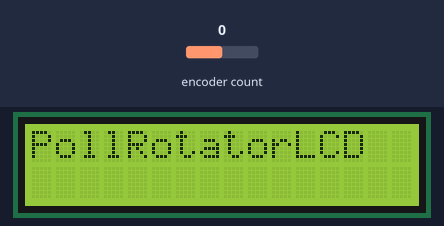
The sketch below on a simulated Arduino Uno, built with avr-gcc and run on an emulated ATmega328P. On the bench: 16×2 character LCD. The test bench sets the inputs (shaded band); at power-on: encoder count 0.

Above: at 1.2 s.
1.3 s: encoder count set to 1
At 2.1 s:
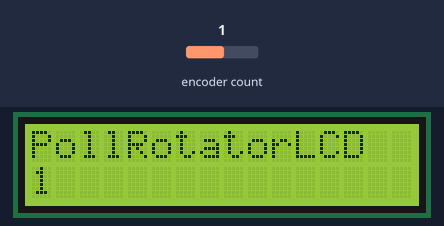
2.8 s: encoder count set to 2
At 3.3 s:
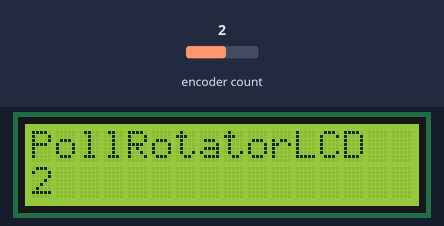
4.3 s: encoder count set to 3
At 5.6 s:
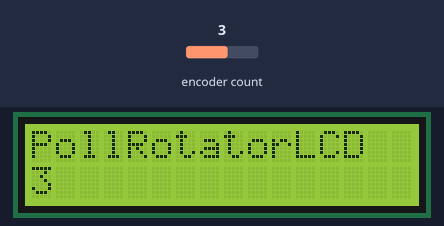
Timing chart, 0 to 7.3 s (numbered marks = the images above; inputs shaded):
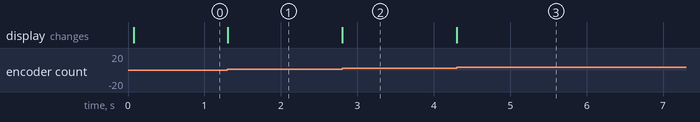

Measured:
- after the input at 1.3 s, the display: changes at once (image 1)
- after the input at 2.8 s, the display: changes at once (image 2)
- after the input at 4.3 s, the display: changes at once (image 3)

The sketch:

SimplePollRotatorLCD.ino
```cpp
#include <Wire.h>
#include <LiquidCrystal_I2C.h>
#include <RotaryEncoder.h>

RotaryEncoder encoder(A0, A1, RotaryEncoder::LatchMode::FOUR3);
LiquidCrystal_I2C lcd(0x27, 16, 2);

void setup() {
  lcd.begin(16, 2);
  lcd.setBacklight(1);
  lcd.print("PollRotatorLCD");
}

void loop() {
  static int pos = 0;
  encoder.tick();
  int newPos = encoder.getPosition();
  if (pos != newPos) {
    lcd.setCursor(0, 1);
    lcd.print(newPos);
    lcd.print(" ");
    pos = newPos;
  }
}
```
